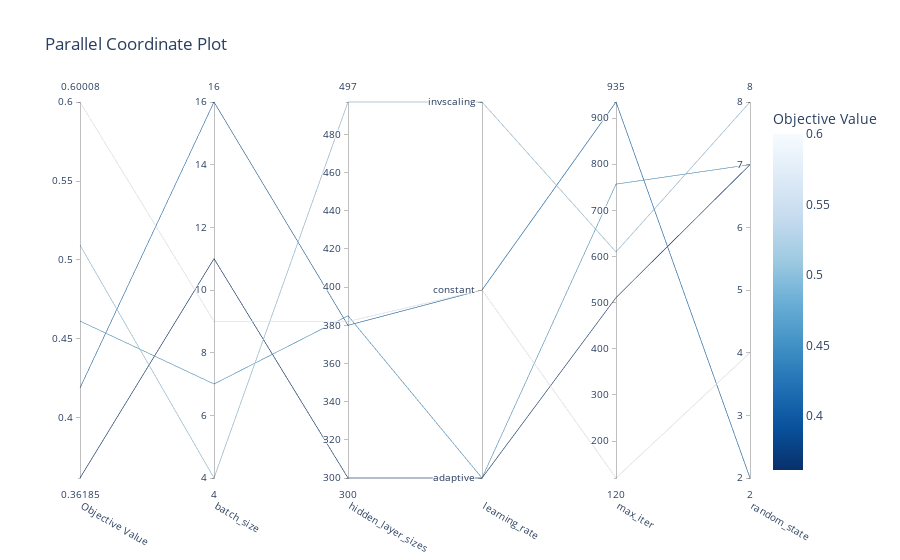

The code cell stored with this chart in its notebook:
### Code cell
from matplotlib import pyplot as plt
fig_study = optuna.visualization.plot_parallel_coordinate(study_MLP, params=["hidden_layer_sizes", "learning_rate","random_state","max_iter","batch_size"])
fig_study.show()

### Figure 1 — Plotly figure (JSON) as saved in the notebook; plotly's stock layout.template omitted (floating-point values rounded to 4 significant figures)
{"data": [{"dimensions": [{"label": "Objective Value", "range": [0.3618, 0.6001], "values": [0.4613, 0.6001, 0.5094, 0.4189, 0.3618]}, {"label": "batch_size", "range": [4, 16], "values": [7, 9, 4, 16, 11]}, {"label": "hidden_layer_sizes", "range": [300, 497], "values": [385, 382, 497, 380, 300]}, {"label": "learning_rate", "range": [0, 2], "ticktext": ["adaptive", "constant", "invscaling"], "tickvals": [0, 1, 2], "values": [0, 1, 2, 1, 0]}, {"label": "max_iter", "range": [120, 935], "values": [757, 120, 610, 935, 511]}, {"label": "random_state", "range": [2, 8], "values": [7, 4, 8, 2, 7]}], "labelangle": 30, "labelside": "bottom", "line": {"color": [0.4613, 0.6001, 0.5094, 0.4189, 0.3618], "colorbar": {"title": {"text": "Objective Value"}}, "colorscale": [[0, "rgb(247,251,255)"], [0.125, "rgb(222,235,247)"], [0.25, "rgb(198,219,239)"], [0.375, "rgb(158,202,225)"], [0.5, "rgb(107,174,214)"], [0.625, "rgb(66,146,198)"], [0.75, "rgb(33,113,181)"], [0.875, "rgb(8,81,156)"], [1, "rgb(8,48,107)"]], "reversescale": true, "showscale": true}, "type": "parcoords"}], "layout": {"title": {"text": "Parallel Coordinate Plot"}}}
